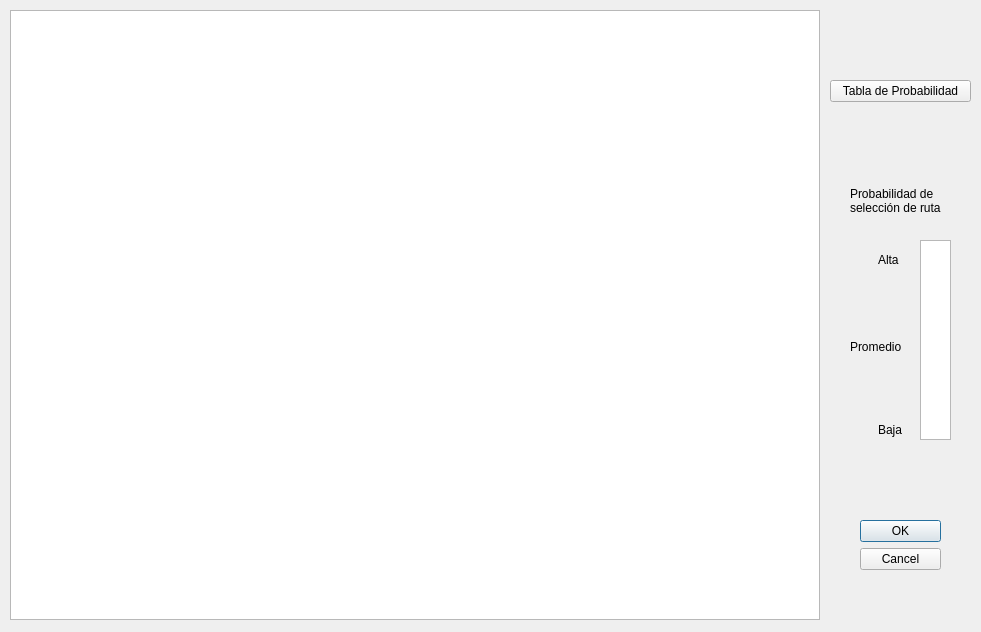
<?xml version="1.0" encoding="UTF-8"?>
<ui version="4.0">
 <class>animation</class>
 <widget class="QDialog" name="animation">
  <property name="geometry">
   <rect>
    <x>0</x>
    <y>0</y>
    <width>981</width>
    <height>632</height>
   </rect>
  </property>
  <property name="windowTitle">
   <string>Dialog</string>
  </property>
  <widget class="QDialogButtonBox" name="buttonBox">
   <property name="geometry">
    <rect>
     <x>860</x>
     <y>520</y>
     <width>81</width>
     <height>91</height>
    </rect>
   </property>
   <property name="orientation">
    <enum>Qt::Vertical</enum>
   </property>
   <property name="standardButtons">
    <set>QDialogButtonBox::Cancel|QDialogButtonBox::Ok</set>
   </property>
  </widget>
  <widget class="QGraphicsView" name="graphicsView">
   <property name="geometry">
    <rect>
     <x>10</x>
     <y>10</y>
     <width>810</width>
     <height>610</height>
    </rect>
   </property>
  </widget>
  <widget class="QGraphicsView" name="graphicsView_2">
   <property name="geometry">
    <rect>
     <x>920</x>
     <y>240</y>
     <width>31</width>
     <height>200</height>
    </rect>
   </property>
   <property name="sizePolicy">
    <sizepolicy hsizetype="Fixed" vsizetype="Fixed">
     <horstretch>0</horstretch>
     <verstretch>0</verstretch>
    </sizepolicy>
   </property>
   <property name="verticalScrollBarPolicy">
    <enum>Qt::ScrollBarAlwaysOff</enum>
   </property>
   <property name="horizontalScrollBarPolicy">
    <enum>Qt::ScrollBarAlwaysOff</enum>
   </property>
  </widget>
  <widget class="QLabel" name="label">
   <property name="geometry">
    <rect>
     <x>850</x>
     <y>180</y>
     <width>131</width>
     <height>41</height>
    </rect>
   </property>
   <property name="text">
    <string>Probabilidad de 
selección de ruta</string>
   </property>
  </widget>
  <widget class="QLabel" name="label_2">
   <property name="geometry">
    <rect>
     <x>878</x>
     <y>250</y>
     <width>31</width>
     <height>20</height>
    </rect>
   </property>
   <property name="text">
    <string>Alta</string>
   </property>
  </widget>
  <widget class="QLabel" name="label_3">
   <property name="geometry">
    <rect>
     <x>850</x>
     <y>340</y>
     <width>59</width>
     <height>14</height>
    </rect>
   </property>
   <property name="text">
    <string>Promedio</string>
   </property>
  </widget>
  <widget class="QLabel" name="label_4">
   <property name="geometry">
    <rect>
     <x>878</x>
     <y>420</y>
     <width>31</width>
     <height>20</height>
    </rect>
   </property>
   <property name="text">
    <string>Baja</string>
   </property>
  </widget>
  <widget class="QPushButton" name="pushButton">
   <property name="geometry">
    <rect>
     <x>830</x>
     <y>80</y>
     <width>141</width>
     <height>22</height>
    </rect>
   </property>
   <property name="text">
    <string>Tabla de Probabilidad</string>
   </property>
  </widget>
 </widget>
 <resources/>
 <connections>
  <connection>
   <sender>buttonBox</sender>
   <signal>accepted()</signal>
   <receiver>animation</receiver>
   <slot>accept()</slot>
   <hints>
    <hint type="sourcelabel">
     <x>248</x>
     <y>254</y>
    </hint>
    <hint type="destinationlabel">
     <x>157</x>
     <y>274</y>
    </hint>
   </hints>
  </connection>
  <connection>
   <sender>buttonBox</sender>
   <signal>rejected()</signal>
   <receiver>animation</receiver>
   <slot>reject()</slot>
   <hints>
    <hint type="sourcelabel">
     <x>316</x>
     <y>260</y>
    </hint>
    <hint type="destinationlabel">
     <x>286</x>
     <y>274</y>
    </hint>
   </hints>
  </connection>
 </connections>
</ui>
